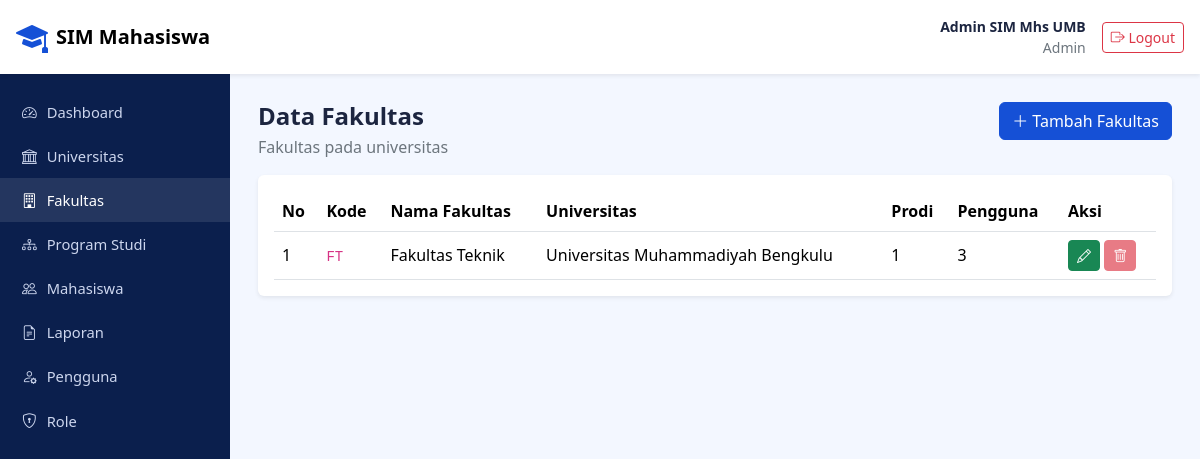
Screenshot of /pages/fakultas.php (signed in) with the database file from the repository.
### tables this page shows
CREATE TABLE `fakultas` (
  `id_fakultas` bigint unsigned NOT NULL AUTO_INCREMENT,
  `id_universitas` bigint unsigned NOT NULL,
  `kode_fakultas` varchar(20) NOT NULL,
  `nama_fakultas` varchar(200) NOT NULL,
  `created_at` timestamp NOT NULL DEFAULT CURRENT_TIMESTAMP,
  `updated_at` timestamp NOT NULL DEFAULT CURRENT_TIMESTAMP ON UPDATE CURRENT_TIMESTAMP,
  PRIMARY KEY (`id_fakultas`),
  UNIQUE KEY `uk_fakultas_univ_kode` (`id_universitas`,`kode_fakultas`),
  CONSTRAINT `fk_fakultas_universitas` FOREIGN KEY (`id_universitas`) REFERENCES `universitas` (`id_universitas`) ON UPDATE CASCADE
);

CREATE TABLE `universitas` (
  `id_universitas` bigint unsigned NOT NULL AUTO_INCREMENT,
  `kode_universitas` varchar(20) NOT NULL,
  `nama_universitas` varchar(200) NOT NULL,
  `slogan` varchar(255) DEFAULT NULL,
  `alamat` text,
  `kota` varchar(100) DEFAULT NULL,
  `provinsi` varchar(100) DEFAULT NULL,
  `kode_pos` varchar(10) DEFAULT NULL,
  `website` varchar(255) DEFAULT NULL,
  `email` varchar(150) DEFAULT NULL,
  `telepon` varchar(50) DEFAULT NULL,
  `created_at` timestamp NOT NULL DEFAULT CURRENT_TIMESTAMP,
  `updated_at` timestamp NOT NULL DEFAULT CURRENT_TIMESTAMP ON UPDATE CURRENT_TIMESTAMP,
  PRIMARY KEY (`id_universitas`),
  UNIQUE KEY `kode_universitas` (`kode_universitas`)
);

### includes/helper.php (called while the page is built, shortened)
<?php
function e($t) {
    return htmlspecialchars((string)$t, ENT_QUOTES, 'UTF-8');
}

### pages/fakultas.php (the view, shortened to what this page needs)
<?php
require_once __DIR__ . '/../includes/helper.php';
require_once __DIR__ . '/../config/koneksi.php';
$bisaKelola = $_SESSION['kode_role'] === 'ADMIN';
$data = [];
$q = mysqli_query($koneksi,
    "SELECT f.id_fakultas, f.kode_fakultas, f.nama_fakultas, u.nama_universitas,
            (SELECT COUNT(*) FROM program_studi ps WHERE ps.id_fakultas = f.id_fakultas) AS jml_prodi,
            (SELECT COUNT(*) FROM pengguna p WHERE p.id_fakultas = f.id_fakultas) AS jml_pengguna
     FROM fakultas f
     JOIN universitas u ON u.id_universitas = f.id_universitas
     ORDER BY u.nama_universitas, f.nama_fakultas");
while ($row = mysqli_fetch_assoc($q)) { $data[] = $row; }
include __DIR__ . '/../includes/layout_atas.php';
?>
<div class="d-flex justify-content-between align-items-start flex-wrap gap-2 mb-3">
  <div>
    <h4 class="fw-bold mb-1">Data Fakultas</h4>
    <p class="text-secondary mb-0">Fakultas pada universitas</p>
  </div>
  <?php if ($bisaKelola): ?>
    <a href="fakultas_tambah.php" class="btn btn-primary"><i class="bi bi-plus-lg"></i> Tambah Fakultas</a>
  <?php endif; ?>
</div>
<div class="card border-0 shadow-sm"><div class="card-body">
  <div class="table-responsive">
    <table class="table align-middle mb-0">
      <thead>
        <tr><th>No</th><th>Kode</th><th>Nama Fakultas</th><th>Universitas</th><th>Prodi</th><th>Pengguna</th>
            <?php if ($bisaKelola): ?><th>Aksi</th><?php endif; ?></tr>
      </thead>
      <tbody>
        <?php foreach ($data as $i => $f): ?>
          <?php $dipakai = ((int)$f['jml_prodi'] + (int)$f['jml_pengguna']) > 0; ?>
          <tr>
            <td><?= $i + 1 ?></td>
            <td><code><?= e($f['kode_fakultas']) ?></code></td>
            <td><?= e($f['nama_fakultas']) ?></td>
            <td><?= e($f['nama_universitas']) ?></td>
            <td><?= (int)$f['jml_prodi'] ?></td>
            <td><?= (int)$f['jml_pengguna'] ?></td>
            <?php if ($bisaKelola): ?>
            <td class="text-nowrap">
              <a href="fakultas_edit.php?id=<?= (int)$f['id_fakultas'] ?>" class="btn btn-success btn-sm" title="Ubah">
                <i class="bi bi-pencil"></i>
              </a>
              <?php if ($dipakai): ?>
                <button class="btn btn-danger btn-sm" disabled
                        title="Tidak bisa dihapus: masih punya prodi/pengguna"><i class="bi bi-trash"></i></button>
              <?php endif; ?>
            </td>
            <?php endif; ?>
          </tr>
        <?php endforeach; ?>
      </tbody>
    </table>
  </div>
</div></div>
<?php include __DIR__ . '/../includes/layout_bawah.php'; ?>

### assets/css/style.css (style rules this page uses)
:root { --biru: #1550d6; --biru-tua: #0b1f4d; --soft: #f3f7ff; }
body { font-family: "Segoe UI", system-ui, sans-serif; color: #1c2540; }
.bg-soft { background: var(--soft); }
.btn-primary { background: var(--biru); border-color: var(--biru); }

### rows the page displays
fakultas: kode_fakultas "FT", nama_fakultas "Fakultas Teknik", id_universitas.nama_universitas "Universitas Muhammadiyah Bengkulu", jml_prodi "1", jml_pengguna "3"

### other values shown
$_SESSION['nama_lengkap'] "Admin SIM Mhs UMB"
$_SESSION['nama_role'] "Admin"
$label "Dashboard"
$label "Universitas"
$label "Fakultas"
$label "Program Studi"
$label "Mahasiswa"
$label "Laporan"
$label "Pengguna"
$label "Role"
